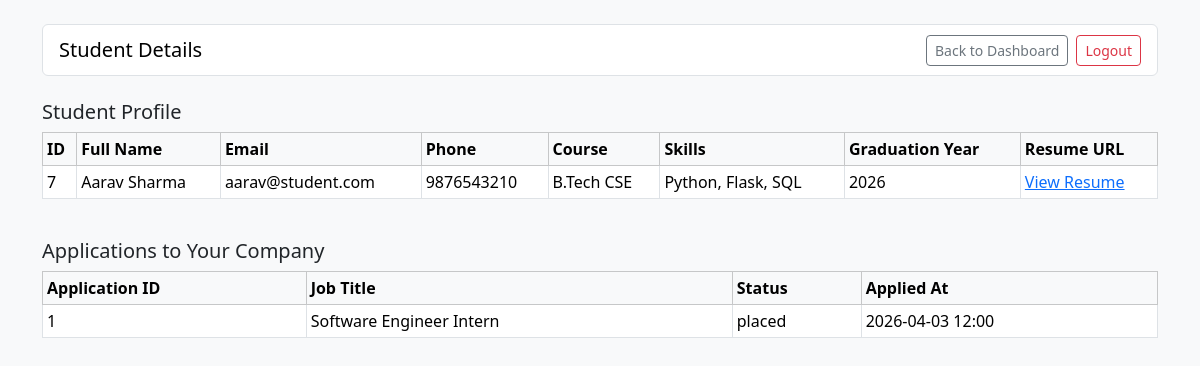
The app's page /company/student-details?student_id=7 (signed in) with its own data.
### model.py (models this page shows, shortened)
class Student(db.Model):
    __tablename__ = "students"
    id = db.Column(db.Integer, primary_key=True)
    full_name = db.Column(db.String(120), nullable=False)
    email = db.Column(db.String(120), unique=True, nullable=False)
    password = db.Column(db.String(120), nullable=False)
    phone = db.Column(db.String(20), nullable=True)
    course = db.Column(db.String(100), nullable=True)
    skills = db.Column(db.String(255), nullable=True)
    graduation_year = db.Column(db.Integer, nullable=True)
    resume_url = db.Column(db.String(255), nullable=True)
    is_deactivated = db.Column(db.Boolean, nullable=False, default=False)
    applications = db.relationship(
        "Application", back_populates="student", cascade="all, delete-orphan"
    )

class Application(db.Model):
    __tablename__ = "applications"
    __table_args__ = (
        UniqueConstraint(
            "student_id", "job_position_id", name="uq_student_job_application"
        ),
    )
    id = db.Column(db.Integer, primary_key=True)
    student_id = db.Column(db.Integer, db.ForeignKey("students.id"), nullable=False)
    job_position_id = db.Column(
        db.Integer, db.ForeignKey("job_positions.id"), nullable=False
    )
    status = db.Column(db.String(30), nullable=False, default="applied")
    applied_at = db.Column(db.DateTime, nullable=False, default=datetime.utcnow)
    student = db.relationship("Student", back_populates="applications")
    job_position = db.relationship("JobPosition", back_populates="applications")
    placement = db.relationship(
        "Placement", back_populates="application", uselist=False, cascade="all, delete-orphan"
    )

class JobPosition(db.Model):
    __tablename__ = "job_positions"
    id = db.Column(db.Integer, primary_key=True)
    company_id = db.Column(db.Integer, db.ForeignKey("companies.id"), nullable=False)
    title = db.Column(db.String(120), nullable=False)
    description = db.Column(db.Text, nullable=True)
    eligibility_criteria = db.Column(db.String(255), nullable=True)
    required_skills = db.Column(db.String(255), nullable=True)
    experience_required = db.Column(db.String(120), nullable=True)
    application_deadline = db.Column(db.Date, nullable=True)
    location = db.Column(db.String(120), nullable=True)
    salary_lpa = db.Column(db.Float, nullable=True)
    status = db.Column(db.String(30), nullable=False, default="pending")
    is_active = db.Column(db.Boolean, nullable=False, default=True)
    posted_at = db.Column(db.DateTime, nullable=False, default=datetime.utcnow)
    company = db.relationship("Company", back_populates="job_positions")
    applications = db.relationship(
        "Application", back_populates="job_position", cascade="all, delete-orphan"
    )

### app.py (the view)
@app.route('/company/student-details')
def company_student_details():
    if 'company_id' not in session:
        return redirect(url_for("access"))
    company = Company.query.get(session['company_id'])
    if not company or company.is_blacklisted:
        session.clear()
        return redirect(url_for("access"))
    student_id_raw = (request.args.get("student_id") or "").strip()
    if not student_id_raw.isdigit():
        flash("Please enter a valid student ID.", "warning")
        return redirect(url_for("company_dashboard"))
    student_id = int(student_id_raw)
    student = Student.query.get(student_id)
    if not student:
        flash("No student found with this ID.", "warning")
        return redirect(url_for("company_dashboard"))
    student_applications = Application.query.join(JobPosition).filter(
        Application.student_id == student.id,
        JobPosition.company_id == company.id
    ).order_by(Application.id.desc()).all()
    return render_template(
        'company_student_detail.html',
        company=company,
        student=student,
        student_applications=student_applications,
    )

### template/company_student_detail.html (shortened to what this page needs)
<!doctype html>
<html lang="en">
<head>
    <link href="https://cdn.jsdelivr.net/npm/bootstrap@5.3.8/dist/css/bootstrap.min.css" rel="stylesheet">
</head>
<body class="bg-light">
    <main class="container py-4">
        <nav class="navbar navbar-expand-lg bg-white border rounded px-3 mb-4">
            <span class="navbar-brand mb-0 h1">Student Details</span>
            <a href="{{ url_for('company_dashboard') }}" class="btn btn-outline-secondary btn-sm ms-auto me-2">Back to Dashboard</a>
            <a href="{{ url_for('logout') }}" class="btn btn-outline-danger btn-sm">Logout</a>
        </nav>
        <section class="mb-4">
            <h2 class="h5">Student Profile</h2>
            <div class="table-responsive">
                <table class="table table-bordered table-sm align-middle bg-white">
                    <thead class="table-light">
                        <tr>
                            <th>ID</th>
                            <th>Full Name</th>
                            <th>Email</th>
                            <th>Phone</th>
                            <th>Course</th>
                            <th>Skills</th>
                            <th>Graduation Year</th>
                            <th>Resume URL</th>
                        </tr>
                    </thead>
                    <tbody>
                        <tr>
                            <td>{{ student.id }}</td>
                            <td>{{ student.full_name }}</td>
                            <td>{{ student.email }}</td>
                            <td>{{ student.phone or 'N/A' }}</td>
                            <td>{{ student.course or 'N/A' }}</td>
                            <td>{{ student.skills or 'N/A' }}</td>
                            <td>{{ student.graduation_year or 'N/A' }}</td>
                            <td>
                                {% if student.resume_url %}
                                <a href="{{ student.resume_url }}" target="_blank">View Resume</a>
                                {% else %}
                                N/A
                                {% endif %}
                            </td>
                        </tr>
                    </tbody>
                </table>
            </div>
        </section>
        <section>
            <h2 class="h5">Applications to Your Company</h2>
            <div class="table-responsive">
                <table class="table table-bordered table-sm align-middle bg-white">
                    <thead class="table-light">
                        <tr>
                            <th>Application ID</th>
                            <th>Job Title</th>
                            <th>Status</th>
                            <th>Applied At</th>
                        </tr>
                    </thead>
                    <tbody>
                        {% for application in student_applications %}
                        <tr>
                            <td>{{ application.id }}</td>
                            <td>{{ application.job_position.title }}</td>
                            <td>{{ application.status }}</td>
                            <td>{{ application.applied_at.strftime('%Y-%m-%d %H:%M') if application.applied_at else 'N/A' }}</td>
                        </tr>
                        {% else %}
                        <tr>
                            <td colspan="4" class="text-center">This student has not applied to your company yet.</td>
                        </tr>
                        {% endfor %}
                    </tbody>
                </table>
            </div>
        </section>
    </main>
</body>
</html>

### records on screen
Student: id "7", full_name "Aarav Sharma", email "aarav@student.com", phone "9876543210", course "B.Tech CSE", skills "Python, Flask, SQL", graduation_year "2026"
Application: id "1", job_position "Software Engineer Intern", status "placed", applied_at "2026-04-03 12:00"
